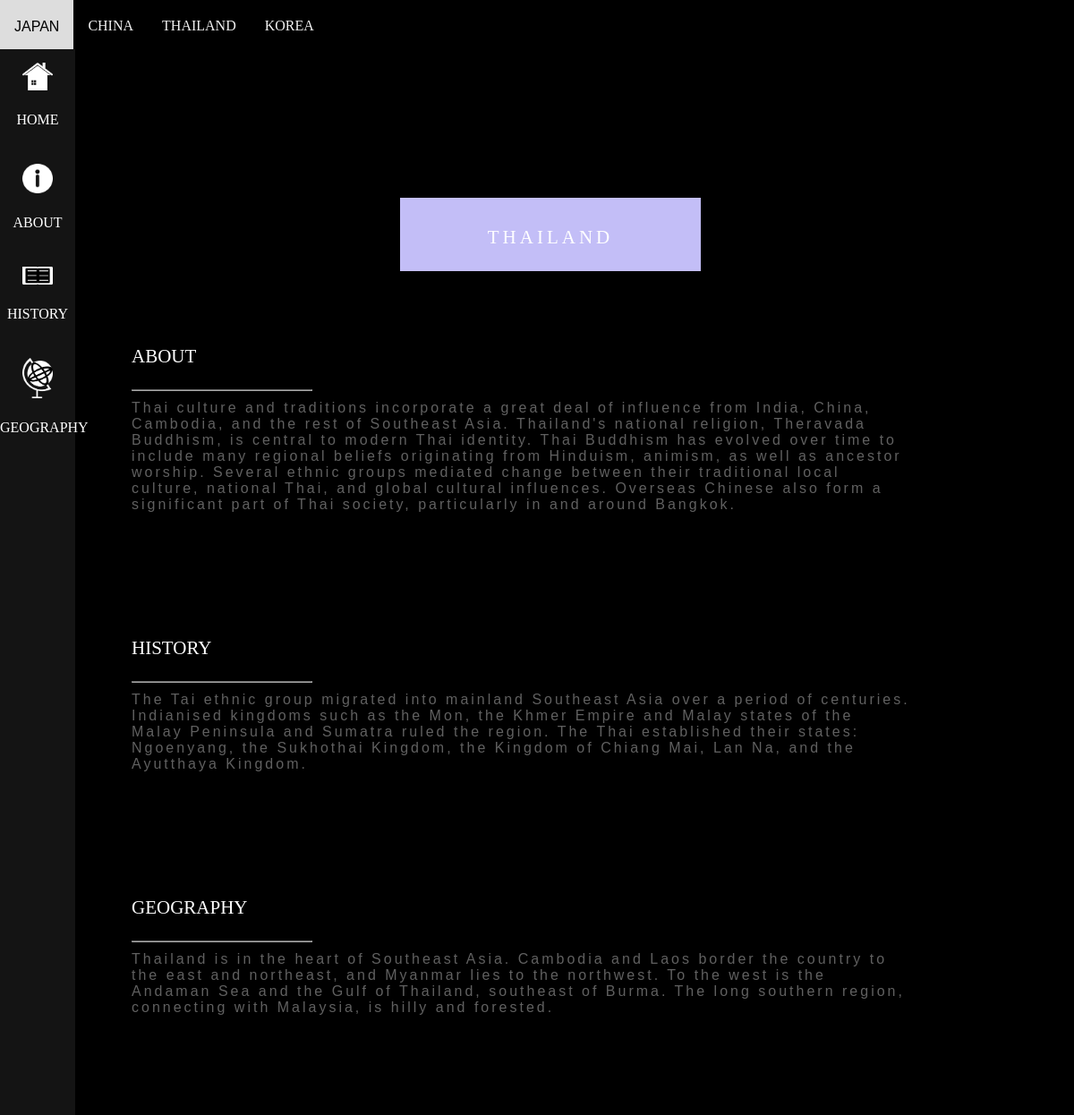
The page /country/15 on the database its author committed.
### tables this page shows
CREATE TABLE Country (id INTEGER PRIMARY KEY AUTOINCREMENT NOT NULL, name TEXT NOT NULL, description TEXT NOT NULL, history TEXT, geography TEXT, ethnicityid INTEGER REFERENCES Ethnicity (id), photo STRING);

### main.py (the view)
@app.route('/country/<int:id>')
def country(id):
    con = sql.connect("./historical_architecture.db")
    cur = con.cursor()
    cur.execute("SELECT * FROM Country;")
    rows = cur.fetchall();
    items = (rows[id-1])
    cur.execute("SELECT ethnicityid, id, name FROM Country ORDER BY ethnicityid;")
    row2s = cur.fetchall();
    id = []
    t = None
    for i in row2s:
        if i[0] == t:
            id[-1].append(i)
        else:
            t = i[0]
            id.append([i])
    cur.execute("SELECT building.photo, building.id, building.name FROM country JOIN building ON country.id = building.countryid ORDER BY country.id")
    row3s = cur.fetchall();
    builds = []
    for i in row3s:
        if i[0] == t:
            builds[-1].append(i)
        else:
            t = i[0]
            builds.append([i])
    return render_template('country.html', title = "Country Tab", item = items, id1 = id[0], id2 = id[1], id3 = id[2], id4 = id[3], id5 = id[4], build = builds)

### templates/country.html (shortened to what this page needs)
{% extends 'layout.html' %}
{% block content %}
<div class ='country-side-bar' >
    <a href='\' class= 'country-side'>
        <img src='\static\icon\home.png' alt='home_icon' class='icon'>
        HOME
    </a>
    <a href='#about' class= 'country-side'>
        <img src='\static\icon\about.png' alt='about_icon' class='icon'>
        ABOUT
    </a>
    <a href='#history' class= 'country-side'>
        <img src='\static\icon\history.png' alt='history_icon' class='icon'>
        HISTORY
    </a>
    <a href='#geography' class= 'country-side'>
        <img src='\static\icon\geography.png' alt='geography_icon' class='icon'>
        GEOGRAPHY
    </a>
</div>
<embed class= 'top-picture' src= "{{item[6]}}">
<div class='align-top'>
    <div class='title'>
        {{item[1]}}
    </div>
</div>
<div class='country-body'>
    <br id = 'about'>
    <br>
    <div class='body-title'>
        about
    </div>
    <hr style='width:200px' class ='line' >
    <div class='country-text'>
        {{item[2]}}
    </div>
    <br id = 'history'>
    <br>
    <div class='body-title'>
        history
    </div>
    <hr style='width:200px' class ='line'>
    <div class='country-text'>
        {{item[3]}}
    </div>
    <br id='geography'>
    <br>
    <div class='body-title'>
        geography
    </div>
    <hr style='width:200px' class ='line'>
    <div class='country-text'>
        {{item[4]}}
    </div>
</div>
<div class= 'parent-link-building'>
</div>
{% endblock %}

### templates/layout.html (shortened to what this page needs)
<!DOCTYPE html>
<head>
    <link rel ="stylesheet" href='../static/css/style.css'>
</head>
<body>
    {% include 'nav.html' %}
    {% block content %}{% endblock %}
</body>

### templates/nav.html (shortened to what this page needs)
{% if request.path == '/country/9' or request.path == '/country/10' or request.path == '/country/15' or request.path == '/country/16' %}
<div class='topnav'>
    {% for item in id4 %}
    <a href="/country/{{item[1]}}" class='button'>{{item[2]}}</a>
    {% endfor %}
</div>
{% endif %}

### static/css/style.css (style rules this page uses)
.topnav { background-color: black; overflow:hidden; position: fixed; width: 100%; z-index: 50; }
.button { float: left; color: #f2f2f2; text-align: center; padding: 14px 16px; text-decoration: none; font-size: 23px; font-variant-caps: all-petite-caps; }
body { margin:0; background-color: black; }
.title { padding:24px 48px; color:#fff; background-color:#C3BEF7; font-size:30px; letter-spacing:4px; border-style: solid; border-color: black; font-variant-caps: all-petite-caps; width: 100%; text-align: center; }
.body-title { color: white; padding-top:15px; padding-bottom: 15px; font-size: 30px; font-variant-caps: all-petite-caps; }
.top-picture { width: 100%; object-fit: cover; height: 30vh; object-position: 0% 40%; }
.align-top { position: absolute; top:18%; left:47%; transform:translate(-50%,-50%); width: 20vw; align-items: center; }
.country-side-bar { width:7%; background-color:rgb(20, 20, 20); margin:0; position: fixed; height: 100%; margin-top: 5vh; }
.country-side { width: 100%; height: auto; float: left; text-align: center; padding-top: 10px; padding-bottom: 10px; color:white; text-decoration: none; }
.icon { width: 40%; padding:20px; }
.country-body { margin-left: 10%; border-style: solid; background-color: black; margin-right: 15vw; padding-top: 10vh; background-attachment: fixed; padding-left: 2vw; }
.line { float: left; opacity: 70%; }
.country-text { font-family: Verdana, Geneva, Tahoma, sans-serif; padding-top:20px; padding-bottom: 20px; color: silver; text-align: left; opacity: 50%; padding-bottom: 10vh; letter-spacing: 3px; }
.parent-link-building { display:flex; margin-left :10%; height: 20vw; }

### rows shown on the page
Country: name "japan"
Country: name "china"
Country: name "thailand", description "Thai culture and traditions incorporate a great deal of influence from India, China, Cambodia, and the rest of Southeast Asia. Thailand's national religion, Theravada Buddhism, is central to modern Thai identity. Thai Buddhism has evolved over time to include many regional beliefs originating from Hinduism, animism, as well as ancestor worship. Several ethnic groups mediated change between their traditional local culture, national Thai, and global cultural influences. Overseas Chinese also form a significant part of Thai society, particularly in and around Bangkok.", history "The Tai ethnic group migrated into mainland Southeast Asia over a period of centuries. Indianised kingdoms such as the Mon, the Khmer Empire and Malay states of the Malay Peninsula and Sumatra ruled the region. The Thai established their states: Ngoenyang, the Sukhothai Kingdom, the Kingdom of Chiang Mai, Lan Na, and the Ayutthaya Kingdom.", geography "Thailand is in the heart of Southeast Asia. Cambodia and Laos border the country to the east and northeast, and Myanmar lies to the northwest. To the west is the Andaman Sea and the Gulf of Thailand, southeast of Burma. The long southern region, connecting with Malaysia, is hilly and forested."
Country: name "korea"
